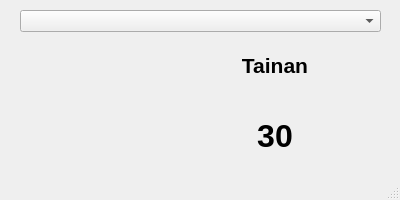
<?xml version="1.0" encoding="UTF-8"?>
<ui version="4.0">
 <class>WeatherWindow</class>
 <widget class="QMainWindow" name="WeatherWindow">
  <property name="geometry">
   <rect>
    <x>0</x>
    <y>0</y>
    <width>400</width>
    <height>200</height>
   </rect>
  </property>
  <property name="windowTitle">
   <string>Weather</string>
  </property>
  <widget class="QWidget" name="centralwidget">
   <widget class="QLabel" name="city">
    <property name="geometry">
     <rect>
      <x>190</x>
      <y>50</y>
      <width>170</width>
      <height>30</height>
     </rect>
    </property>
    <property name="font">
     <font>
      <pointsize>16</pointsize>
      <weight>75</weight>
      <italic>false</italic>
      <bold>true</bold>
      <underline>false</underline>
      <strikeout>false</strikeout>
      <stylestrategy>PreferDefault</stylestrategy>
     </font>
    </property>
    <property name="text">
     <string>Tainan</string>
    </property>
    <property name="alignment">
     <set>Qt::AlignCenter</set>
    </property>
   </widget>
   <widget class="QLabel" name="weather_icon">
    <property name="geometry">
     <rect>
      <x>20</x>
      <y>50</y>
      <width>128</width>
      <height>128</height>
     </rect>
    </property>
    <property name="text">
     <string/>
    </property>
    <property name="alignment">
     <set>Qt::AlignCenter</set>
    </property>
   </widget>
   <widget class="QLabel" name="temprature">
    <property name="geometry">
     <rect>
      <x>190</x>
      <y>100</y>
      <width>170</width>
      <height>72</height>
     </rect>
    </property>
    <property name="font">
     <font>
      <pointsize>24</pointsize>
      <weight>75</weight>
      <bold>true</bold>
     </font>
    </property>
    <property name="text">
     <string>30</string>
    </property>
    <property name="textFormat">
     <enum>Qt::PlainText</enum>
    </property>
    <property name="alignment">
     <set>Qt::AlignCenter</set>
    </property>
   </widget>
   <widget class="QComboBox" name="chooseCity">
    <property name="geometry">
     <rect>
      <x>20</x>
      <y>10</y>
      <width>361</width>
      <height>22</height>
     </rect>
    </property>
   </widget>
  </widget>
  <widget class="QStatusBar" name="statusbar"/>
 </widget>
 <resources/>
 <connections/>
</ui>
